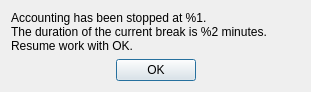
<?xml version="1.0" encoding="UTF-8"?>
<ui version="4.0">
 <class>PauseDialogBase</class>
 <widget class="QDialog" name="PauseDialogBase">
  <property name="geometry">
   <rect>
    <x>0</x>
    <y>0</y>
    <width>311</width>
    <height>91</height>
   </rect>
  </property>
  <property name="sizePolicy">
   <sizepolicy hsizetype="Expanding" vsizetype="Expanding">
    <horstretch>2</horstretch>
    <verstretch>1</verstretch>
   </sizepolicy>
  </property>
  <property name="windowTitle">
   <string>Dialog</string>
  </property>
  <layout class="QVBoxLayout" name="verticalLayout">
   <item>
    <widget class="QLabel" name="label">
     <property name="sizePolicy">
      <sizepolicy hsizetype="Expanding" vsizetype="Expanding">
       <horstretch>0</horstretch>
       <verstretch>0</verstretch>
      </sizepolicy>
     </property>
     <property name="text">
      <string>Accounting has been stopped at %1.
The duration of the current break is %2 minutes.
Resume work with OK.</string>
     </property>
     <property name="scaledContents">
      <bool>false</bool>
     </property>
     <property name="wordWrap">
      <bool>false</bool>
     </property>
    </widget>
   </item>
   <item>
    <widget class="QDialogButtonBox" name="buttonBox">
     <property name="orientation">
      <enum>Qt::Horizontal</enum>
     </property>
     <property name="standardButtons">
      <set>QDialogButtonBox::Ok</set>
     </property>
     <property name="centerButtons">
      <bool>true</bool>
     </property>
    </widget>
   </item>
  </layout>
 </widget>
 <resources/>
 <connections>
  <connection>
   <sender>buttonBox</sender>
   <signal>accepted()</signal>
   <receiver>PauseDialogBase</receiver>
   <slot>accept()</slot>
   <hints>
    <hint type="sourcelabel">
     <x>248</x>
     <y>254</y>
    </hint>
    <hint type="destinationlabel">
     <x>157</x>
     <y>274</y>
    </hint>
   </hints>
  </connection>
  <connection>
   <sender>buttonBox</sender>
   <signal>rejected()</signal>
   <receiver>PauseDialogBase</receiver>
   <slot>reject()</slot>
   <hints>
    <hint type="sourcelabel">
     <x>316</x>
     <y>260</y>
    </hint>
    <hint type="destinationlabel">
     <x>286</x>
     <y>274</y>
    </hint>
   </hints>
  </connection>
 </connections>
</ui>
